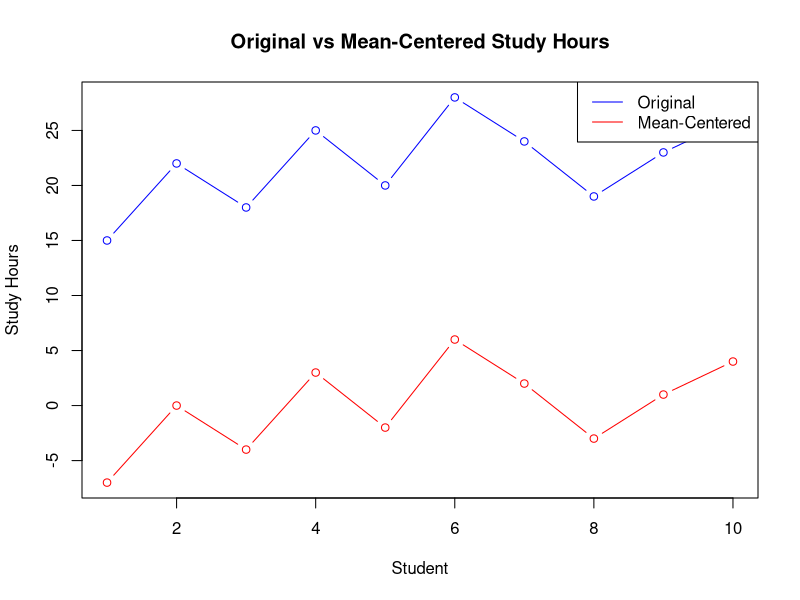
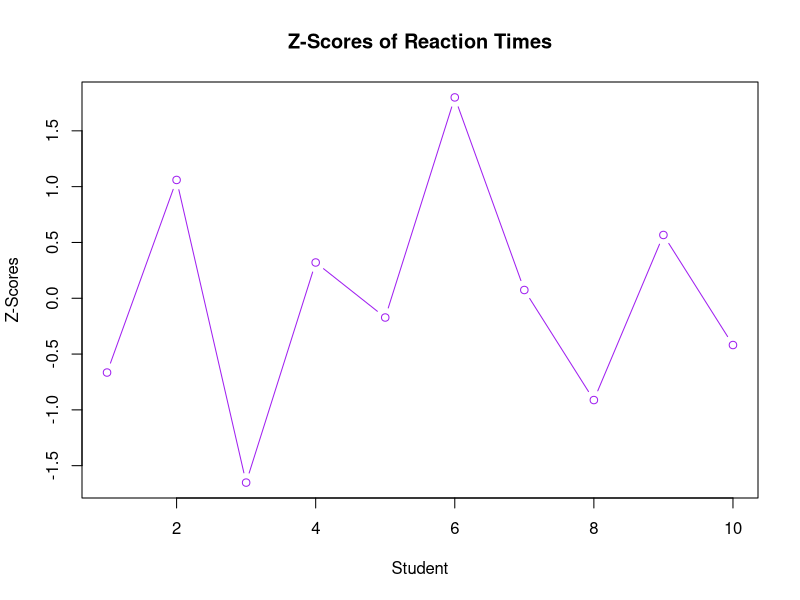
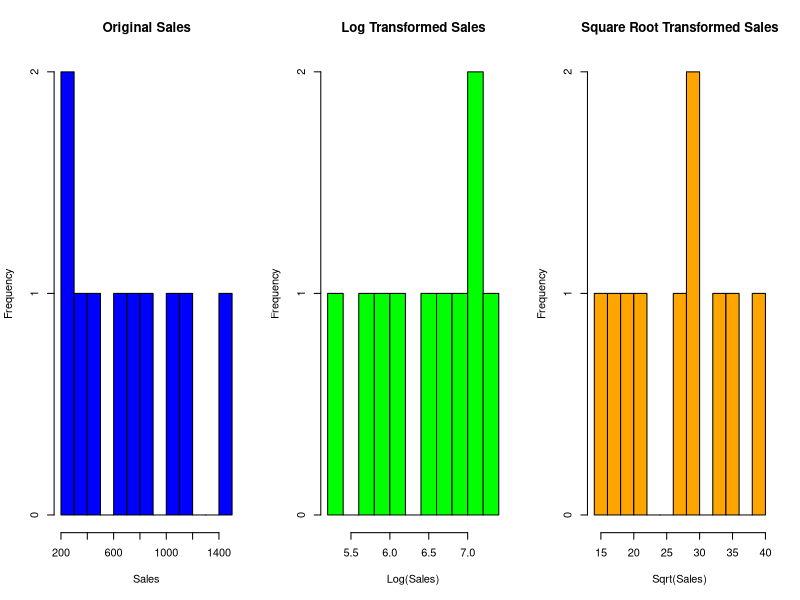
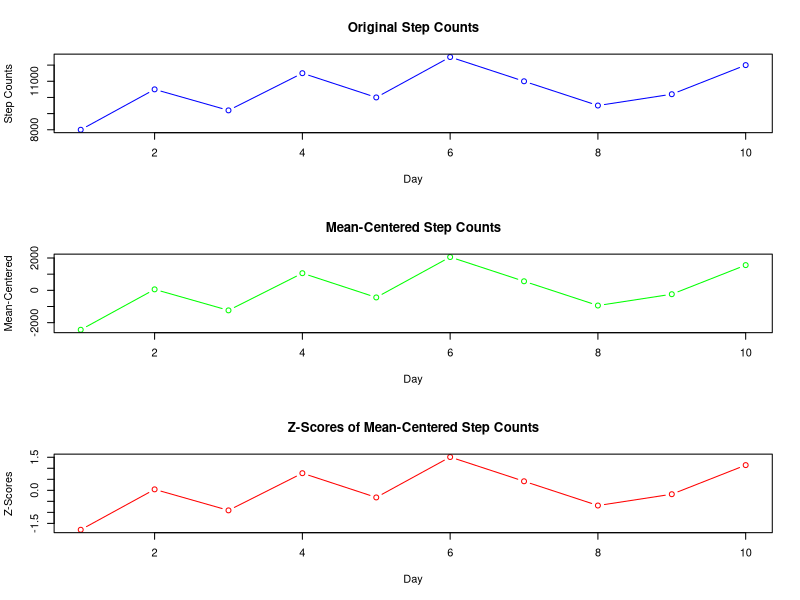

R code for these plots, in order:
## ---- chunk 1
study_hours <- c(15, 22, 18, 25, 20, 28, 24, 19, 23, 26)

# Calculate the mean of the study hours
mean_study_hours <- mean(study_hours)

# Mean-center the study hours
mean_centered_study_hours <- study_hours - mean_study_hours

# Plot the original and mean-centered study hours
y_limits <- range(c(study_hours, mean_centered_study_hours))
plot(study_hours, type = "b", col = "blue", ylab = "Study Hours", xlab = "Student", main = "Original vs Mean-Centered Study Hours", ylim = y_limits)
lines(mean_centered_study_hours, type = "b", col = "red")
legend("topright", legend = c("Original", "Mean-Centered"), col = c("blue", "red"), lty = 1)

## ---- chunk 2
reaction_times <- c(350, 420, 310, 390, 370, 450, 380, 340, 400, 360)

# Calculate the mean and standard deviation of the reaction times
mean_reaction_times <- mean(reaction_times)
sd_reaction_times <- sd(reaction_times)

# Compute the Z-scores
z_scores_reaction_times <- (reaction_times - mean_reaction_times) / sd_reaction_times

# Plot the Z-scores
plot(z_scores_reaction_times, type = "b", col = "purple", ylab = "Z-Scores", xlab = "Student", main = "Z-Scores of Reaction Times")

## ---- chunk 3
sales <- c(200, 450, 700, 1200, 300, 800, 1100, 900, 400, 1500)

# Apply a logarithmic transformation
log_sales <- log(sales)

# Apply a square root transformation
sqrt_sales <- sqrt(sales)

# Plot histograms of the original and transformed sales data
par(mfrow = c(1, 3))
hist(sales, breaks = 10, col = "blue", xlab = "Sales", main = "Original Sales")
hist(log_sales, breaks = 10, col = "green", xlab = "Log(Sales)", main = "Log Transformed Sales")
hist(sqrt_sales, breaks = 10, col = "orange", xlab = "Sqrt(Sales)", main = "Square Root Transformed Sales")

## ---- chunk 4
step_counts <- c(8000, 10500, 9200, 11500, 10000, 12500, 11000, 9500, 10200, 12000)

# Mean-center the step counts
mean_step_counts <- mean(step_counts)
mean_centered_step_counts <- step_counts - mean_step_counts

# Calculate the Z-scores for the mean-centered step counts
sd_step_counts <- sd(step_counts)
z_scores_step_counts <- mean_centered_step_counts / sd_step_counts

# Plot the original, mean-centered, and Z-scores
par(mfrow = c(3, 1))
plot(step_counts, type = "b", col = "blue", ylab = "Step Counts", xlab = "Day", main = "Original Step Counts")
plot(mean_centered_step_counts, type = "b", col = "green", ylab = "Mean-Centered", xlab = "Day", main = "Mean-Centered Step Counts")
plot(z_scores_step_counts, type = "b", col = "red", ylab = "Z-Scores", xlab = "Day", main = "Z-Scores of Mean-Centered Step Counts")

# Interpretation: Provide your answer here
